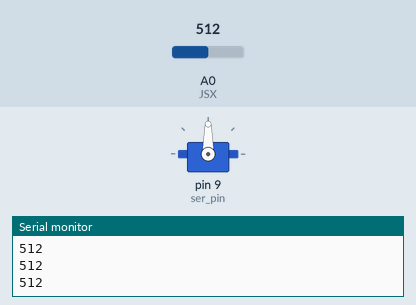
The sketch below on a simulated Arduino Uno, built with avr-gcc and run on an emulated ATmega328P. Shown: servo, the last lines printed to the serial monitor. The test bench sets the inputs (shaded band); at power-on: A0 (JSX) = 512.

Above: at 1.2 s.
1.3 s: A0 (JSX) set to 547
2.8 s: A0 (JSX) set to 570
At 3.39 s:
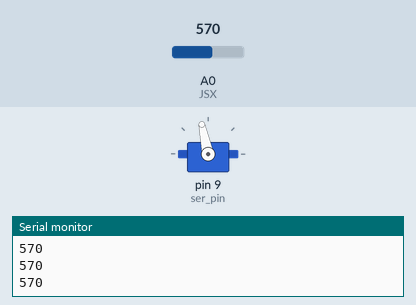
At 4.3 s:
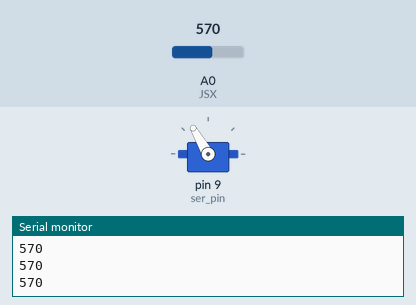
5.8 s: A0 (JSX) set to 0
8.8 s: A0 (JSX) set to 900
At 10.9 s:
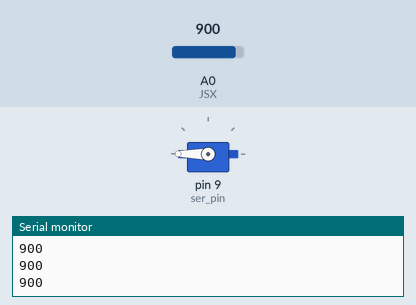
Timing chart, 0 to 12.4 s (numbered marks = the images above; inputs shaded):
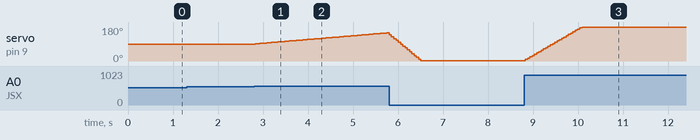

The sketch:

Servo_test.ino
```cpp
#define ser_pin 9
#define JSX A0
#define JSY A1

#include <Servo.h>

Servo my_servo;

int servoPosition = 90;

int acc = 0;

void setup() {
  // put your setup code here, to run once:
  Serial.begin(9600);
  my_servo.attach(ser_pin);
}

void loop() {
  // put your main code here, to run repeatedly:
  acc = (analogRead(JSX) - 512)/50;

  servoPosition = constrain((servoPosition + acc), 1, 180);
  Serial.println(analogRead(JSX));
  my_servo.write(servoPosition);

  delay(50);

}
```

Measured:
- the behaviour switches between 561 and 562 on A0 (JSX) (found by bisection; images 0 and 1)
- after the input at 2.8 s, servo on pin 9 (ser_pin): moves from 90° to 149° over 2.9 s, starting at once
- after the input at 8.8 s, servo on pin 9 (ser_pin): moves from 1° to 180° over 1.3 s, starting at once
